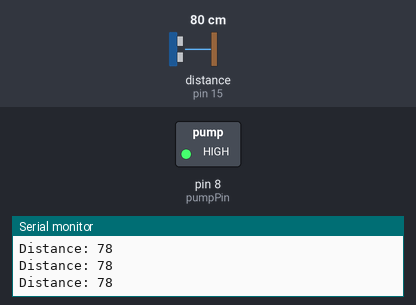
Simulated run of this sketch. Board: Arduino Uno, built with avr-gcc and run on an emulated ATmega328P. On the bench: switched loads named in the sketch (green lamp = pin HIGH), the last lines printed to the serial monitor. Wiring (inferred from the names in the program): ultrasonic range finder: trigger pin 14; echo pin 15. The test bench sets the inputs (shaded band); at power-on: distance to the obstacle (sensor on pin 15) 80 cm. The echo pulse lasts 58.3 µs per cm; pins used as bus, display or sensor lines are not drawn.

Above: at 4.2 s.
4.3 s: distance to the obstacle (sensor on pin 15) set to 14 cm
5.8 s: distance to the obstacle (sensor on pin 15) set to 17 cm
At 6.2 s:
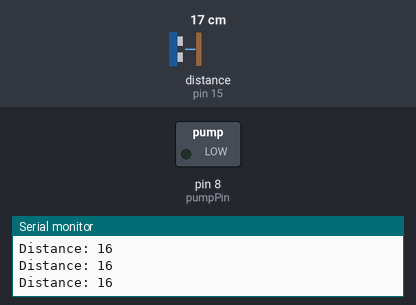
7.3 s: distance to the obstacle (sensor on pin 15) set to 19 cm
At 8.5 s:
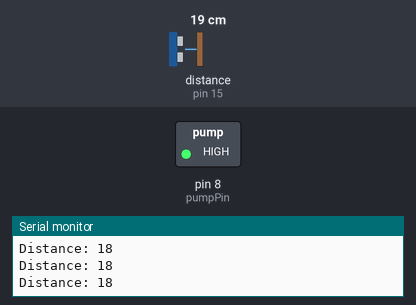
Timing chart, 0 to 9.8 s (numbered marks = the images above; inputs shaded):
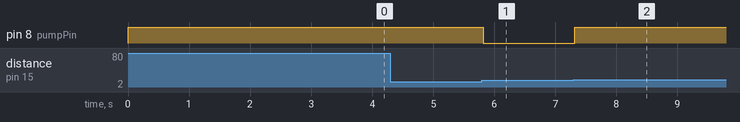

The sketch:

project.ino
```cpp
const int trigPin = 14;
const int echoPin = 15;
const int pumpPin = 8;

long duration;
int distance;

void dis(){

  digitalWrite(trigPin, LOW);
  delayMicroseconds(2);

  digitalWrite(trigPin, HIGH);
  delayMicroseconds(10);
  digitalWrite(trigPin, LOW);

  duration = pulseIn(echoPin, HIGH);

  distance = duration * 0.034 / 2;
  // Prints the distance on the Serial Monitor
  Serial.print("Distance: ");
  Serial.println(distance);

}
void setup() {
  pinMode(trigPin, OUTPUT); // Sets the trigPin as an Output
  pinMode(echoPin, INPUT); // Sets the echoPin as an Input
  Serial.begin(9600); // Starts the serial communication
  pinMode(pumpPin, OUTPUT);
  digitalWrite(pumpPin,HIGH);

  }


void loop() {

  dis();

  if(distance<17 && distance >14){
      digitalWrite(pumpPin,LOW);
    }
    else{
          digitalWrite(pumpPin,HIGH);

      }


  }
```

Measured:
- the behaviour switches between 17 and 18 cm on distance to the obstacle (sensor on pin 15) (found by bisection; images 1 and 2)
- after the input at 5.8 s, pin 8 (pumpPin): HIGH → LOW at once
- after the input at 7.3 s, pin 8 (pumpPin): LOW → HIGH at once
